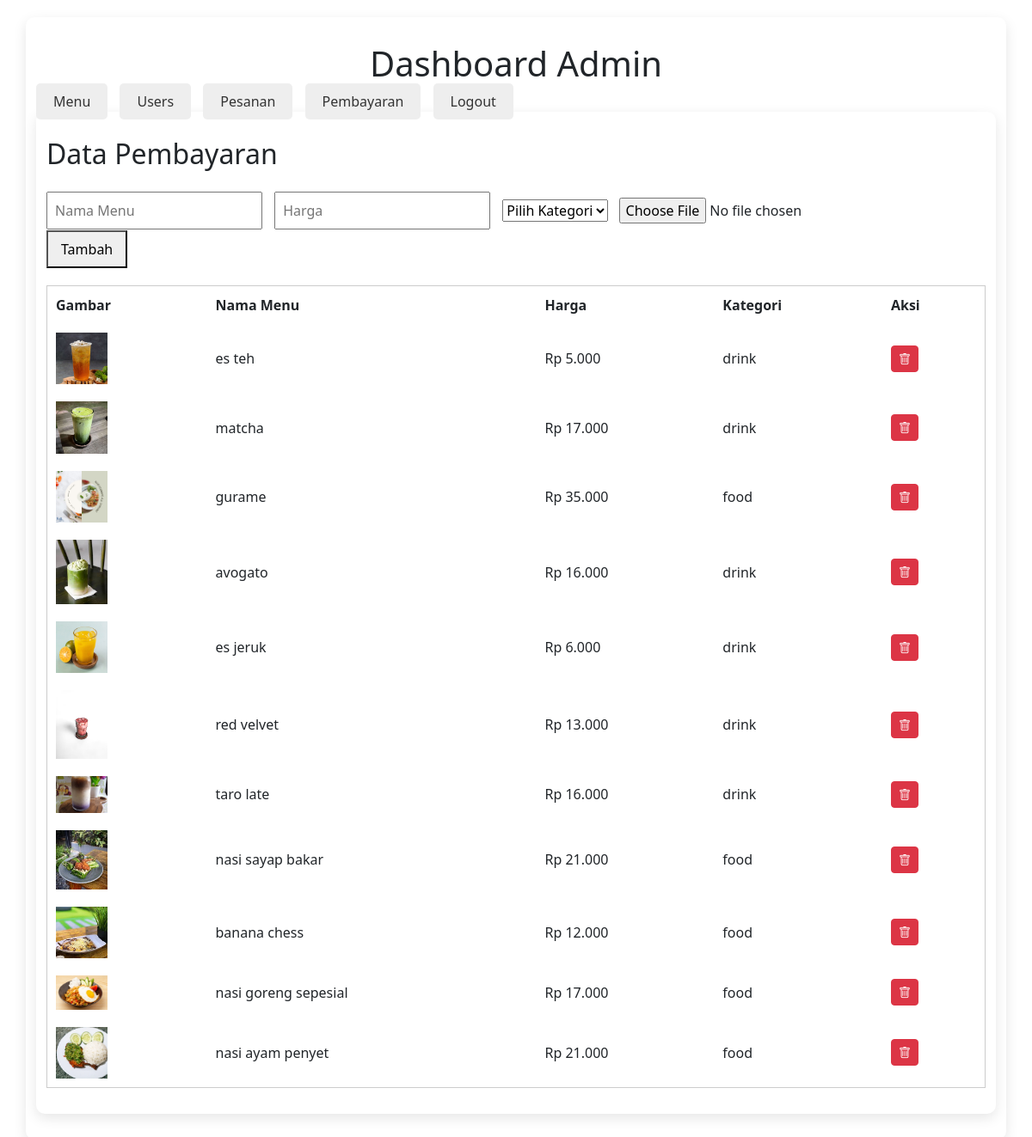
The app's page /admin/index.php with its own data.
### tables this page shows
CREATE TABLE `menu` (
  `id_menu` int NOT NULL,
  `image` varchar(255) DEFAULT NULL,
  `name` varchar(100) DEFAULT NULL,
  `harga` varchar(20) DEFAULT NULL,
  `kategori` enum('food','drink') DEFAULT NULL
);

### admin/menu.php (the view, shortened to what this page needs)
<?php
include '../proses/koneksi.php';
?>
<div class="container">
    <h2 class="mb-4">Data Pembayaran</h2>
<form method="post" enctype="multipart/form-data">
  <input type="text" name="name" placeholder="Nama Menu" required>
  <input type="text" name="harga" id="harga" placeholder="Harga" required>
  <select name="kategori" required>
    <option value="" disabled selected>Pilih Kategori</option>
  </select>
  <input type="file" name="image" required>
  <button type="submit">Tambah</button>
</form>
<table border="1" cellspacing="0" cellpadding="5">
  <tr><th>Gambar</th><th>Nama Menu</th><th>Harga</th><th>Kategori</th><th>Aksi</th></tr>
<?php
$res = $conn->query("SELECT * FROM menu");
while ($row = $res->fetch_assoc()) {
    echo "<tr>
            <td><img src='../uploads/{$row['image']}' width='60'></td>
            <td>{$row['name']}</td>
            <td>{$row['harga']}</td>
            <td>{$row['kategori']}</td>
            <td>
              <form method='GET' onsubmit='return confirm(\"Yakin ingin hapus?\")'>
                <input type='hidden' name='hapus' value='{$row['id_menu']}'>
                <button type='submit' class='btn btn-danger btn-sm' title='Hapus'>
                  <i class='bi bi-trash'></i>
                </button>
              </form>
            </td>
          </tr>";
}
?>
</table>

### admin/index.php (shortened to what this page needs)
<?php
include '../proses/koneksi.php';
?>
<!DOCTYPE html>
<html lang="id">
<head>
  <link rel="stylesheet" href="style.css">
<link href="https://cdn.jsdelivr.net/npm/bootstrap@5.3.0/dist/css/bootstrap.min.css" rel="stylesheet">
<link href="https://cdn.jsdelivr.net/npm/bootstrap-icons@1.10.5/font/bootstrap-icons.css" rel="stylesheet">
</head>
<body>
  <div class="container">
    <h1>Dashboard Admin</h1>
    <div class="tabs">
  <a href="?tab=menu" class="<?php echo (isset($_GET['tab']) && $_GET['tab'] === 'menu') ? 'active' : ''; ?>">Menu</a>
  <a href="?tab=users" class="<?php echo (isset($_GET['tab']) && $_GET['tab'] === 'users') ? 'active' : ''; ?>">Users</a>
  <a href="?tab=orders" class="<?php echo (isset($_GET['tab']) && $_GET['tab'] === 'orders') ? 'active' : ''; ?>">Pesanan</a>
  <a href="?tab=pembayaran" class="<?php echo (isset($_GET['tab']) && $_GET['tab'] === 'pembayaran') ? 'active' : ''; ?>">Pembayaran</a>
  <a href="../proses/proses-logout.php" onclick="return confirm('Yakin ingin logout?')">Logout</a>
</div>
<div class="content">
  <?php
    $tab = $_GET['tab'] ?? 'menu';
    if ($tab == 'menu') {
      include 'menu.php';
    } elseif ($tab == 'users') {
      include 'users.php';
    } elseif ($tab == 'orders') {
      include 'orders.php';
    }elseif ($tab == 'pembayaran') {
      include 'pembayaran.php';
    }
  ?>
</div>
</body>
</html>

### admin/style.css (style rules this page uses)
body { font-family: 'Segoe UI', sans-serif; background: #f9f9f9; margin: 0; padding: 20px; }
.container { max-width: 900px; margin: auto; background: white; padding: 30px; box-shadow: 0 5px 15px rgba(0, 0, 0, 0.1); border-radius: 10px; }
h1 { text-align: center; margin-bottom: 30px; }
.tabs a { text-decoration: none; margin-right: 10px; padding: 10px 20px; background: #eee; color: #333; border-radius: 5px; }
table { width: 100%; border-collapse: collapse; margin-top: 20px; }
table, th, td { border: 1px solid #ccc; }
th, td { padding: 10px; text-align: left; }
form input { padding: 8px; margin-right: 10px; }
form button { padding: 8px 15px; }

### records on screen
menu: image (picture), name "es teh", harga "Rp 5.000", kategori "drink"
menu: image (picture), name "matcha", harga "Rp 17.000", kategori "drink"
menu: image (picture), name "gurame", harga "Rp 35.000", kategori "food"
menu: image (picture), name "avogato", harga "Rp 16.000", kategori "drink"
menu: image (picture), name "es jeruk", harga "Rp 6.000", kategori "drink"
menu: image (picture), name "red velvet", harga "Rp 13.000", kategori "drink"
menu: image (picture), name "taro late", harga "Rp 16.000", kategori "drink"
menu: image (picture), name "nasi sayap bakar", harga "Rp 21.000", kategori "food"
menu: image (picture), name "banana chess", harga "Rp 12.000", kategori "food"
menu: image (picture), name "nasi goreng sepesial", harga "Rp 17.000", kategori "food"
menu: image (picture), name "nasi ayam penyet", harga "Rp 21.000", kategori "food"
